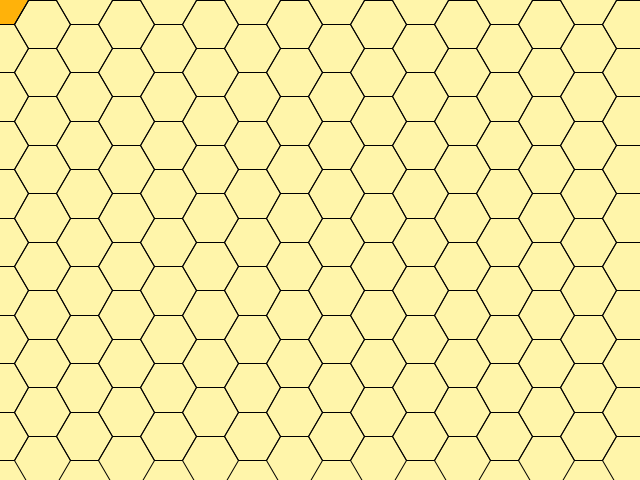
Frame 1 (no input)
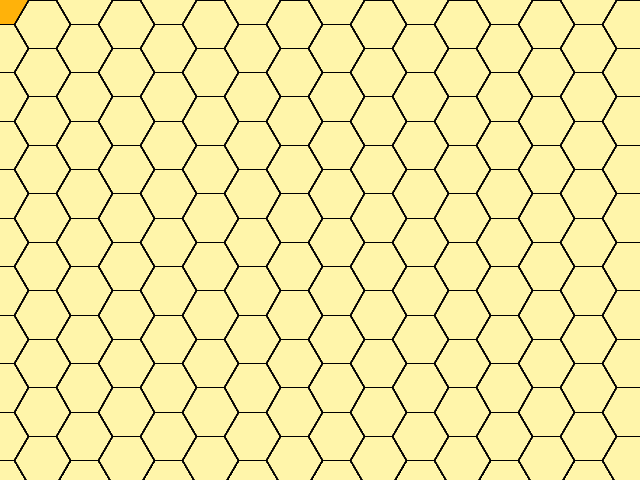
Frame 60 (the mouse pressed at the canvas centre just before this capture)
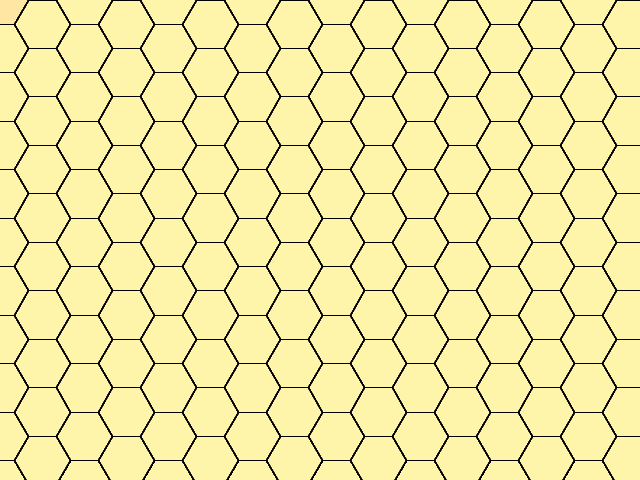
Frame 120 (the mouse held since frame 60 and released just before this capture)

The Processing sketch that drew these frames (run headless with seeded random() and noise(); from frame 60 on, the mouse is pressed at the canvas centre):

// Processing sketch: processing_6325
// ── processing_6325.pde

/**
  hexagonMouse made by Cym - Wednesday, December 2, 2009
   
  A simple sketch by Cym - http://cymspace.net/
 
  hexagonMouse is a little exercise to draw a hexagon, to fill up a
  background with a pattern of hexagons and to make a mouseover hexagon
 
  the idea was simple, but not so easy to realize
  a hexagon really is a shape made out of six equal triangles
  I did all the calculations using the dimensions of these triangles
 
  there is still one bug in the code:
  if you swap the two lines in void draw(), the mouseOver hexagon disappears
 
  if the code is like this it shows only the background pattern, not the mouseOver:
  
  void draw() {
    drawBackgroundHexagons(a,b,c);
    drawMouseHexagon(a,b,c);
  }
 
  it also doesn't make a difference if the code is put inside a
  void mouseMoved() instead of in void draw()
 
  and if the backgroundHexagons aren't semi-transparent, the mouseOver hexagon
  also disappears...
  
  (change: fill(255,245,170,15); to: fill(255,245,170,255); on line 75)
*/


/* hexagonSize: change this number to change the size of the pattern */
float hexagonSize = 28;

float a, b, c;

void setup() {
  frameRate(15);
  size(640,480);
  background(255,245,170);
  
  /* calculate the dimensions of the hexagon for the given hexagonSize */
  /* create the hexagon using the simple formula: a2 + b2 = c2 */
  c = hexagonSize;
  b = hexagonSize/2;
  a = sqrt((c*c)-(b*b));

}

void draw() {
  drawMouseHexagon(a,b,c);
  drawBackgroundHexagons(a,b,c);
}

void drawHexagon(float a, float b, float c) {
  /* draw the hexagon */
  beginShape();
  vertex(-b, -a);
  vertex(b, -a);
  vertex(c, 0);
  vertex(b, a);
  vertex(-b, a);
  vertex(-c, 0);
  endShape(CLOSE);
}

void drawBackgroundHexagons(float a, float b, float c) {

  int i = 1;
  int j = 1;
  int k = 1;

  stroke(0);
  fill(255,245,170,15);

  for (k=1; k<=((height/(2*a))+1); k++) {  
    for (j=1; j<=2; j++) {
      for (i=1; i<=((width/(3*c))+3); i++) {
        drawHexagon(a,b,c);
        translate(c*3,0);
      }
      translate(-(i*c*3),0);
      translate(c+b,a);
    }
    translate(3*c,0);
  }
}

void drawMouseHexagon(float a, float b, float c) {
  
  boolean drawHexagon = false;
  boolean odd = false;
  
  float startX = 0;
  float startY = 0;
  float transX = 0;
  float transY = 0;

  for (float i=c; i<=(width+c); i=i+(c*3)) {
    if(mouseX > (i) && mouseX < (i+c)) {
      startX = mouseX%(c*3);
      startY = mouseY%(a*2);
      transX = mouseX-startX;
      transY = mouseY-startY;
      odd = true;
      drawHexagon = true;
    }
  }
  
  if (drawHexagon==false) {
    for (float i=-(c/2); i<=(width+c); i=i+(c*3)) {
      if(mouseX > (i) && mouseX < (i+c)) {
        startX = (mouseX+c)%(c*3);
        startY = (mouseY+a)%(a*2);
        transX = mouseX-startX;
        transY = mouseY-startY;
        odd = false;
        drawHexagon = true;
      }
    }
  }

  if (drawHexagon==true) {
    
    stroke(0);
    fill(255,174,0);
    
    if (odd==true) {
      translate(c*1.5,a);
    } else {
      translate(c,a);
    }

    translate(transX,transY);
    drawHexagon(a,b,c);
    translate(-transX,-transY);
    
    if (odd==true) { 
      translate(-(c*1.5),-a);
    } else {
      translate(-c,-a);
    }
    drawHexagon = false;    
  }  
}
